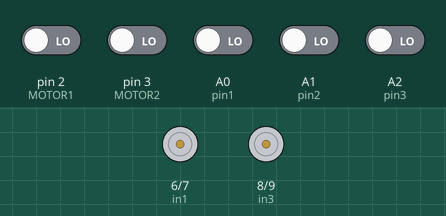
Simulated run of this sketch. Board: Arduino Uno, built with avr-gcc and run on an emulated ATmega328P. On the bench: motor-driver pin pairs drawn as motors (green arrow = first pin HIGH = forward, orange = second pin HIGH = backward, longer = more drive, scaled by the enable pin). The inputs (shaded band) are chosen by the test bench; at power-on: A0 (pin1), A1 (pin2), A2 (pin3), pin 2 (MOTOR1), pin 3 (MOTOR2) LOW. What the sketch prints to the serial monitor is not drawn.

Above: at 1.2 s.
1.3 s: A1 (pin2) driven HIGH
At 2.3 s:
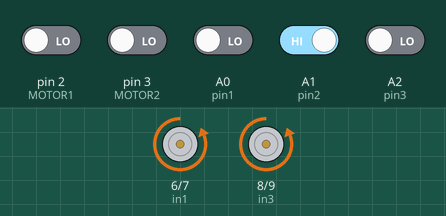
2.8 s: A0 (pin1) driven HIGH
At 3.4 s:
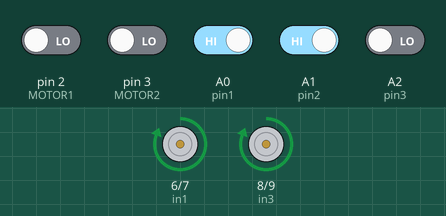
4.3 s: A2 (pin3) driven HIGH
At 4.6 s:
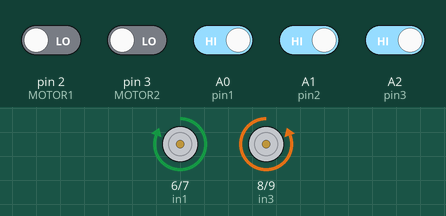
5.8 s: A0 (pin1) driven LOW
At 6.9 s:
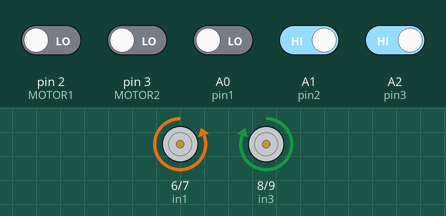
7.3 s: A1 (pin2) driven LOW
At 8.0 s:
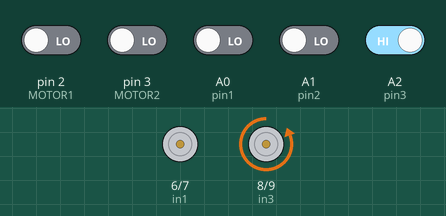
8.8 s: A2 (pin3) driven LOW
At 9.6 s:
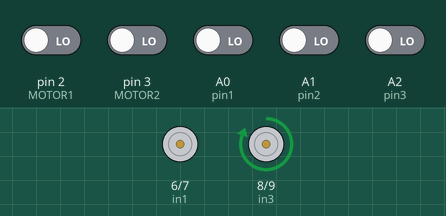
Timing chart, 0 to 11.3 s (numbered marks = the images above; inputs shaded):
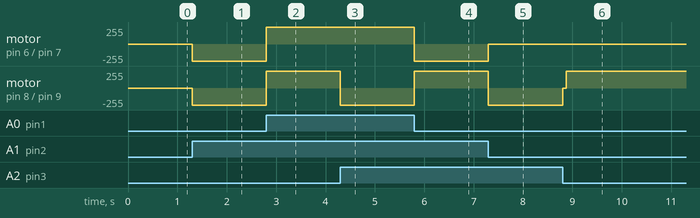

The sketch:

autonomous_return_home.ino
```cpp
#include "TimerOne.h"

const byte MOTOR1 = 2;  // Motor 1 Interrupt Pin - INT 0
const byte MOTOR2 = 3;  // Motor 2 Interrupt Pin - INT 1

// Integers for pulse counters
unsigned int counter1 = 0;
unsigned int counter2 = 0;

int resetPin=12;
int CLM[100];
int CRM[100];
String motion[100];
int i = 0;
int j = 0;
int k = 0;
int CC1 = 0;
int BC1 = 0;
int CF1 = 0;
int CC2 = 0;
int BC2 = 0;
int CF2 = 0;

int enA = 5;
int in1 = 6;
int in2 = 7;
int in3 = 8;
int in4 = 9;
int enB = 10;

String ccommand = "";
String pcommand = "";
String psymbolL = "";
String csymbolL = "";
String psymbolR = "";
String csymbolR = "";
int q=0;
int c=0;
int cflag=0;
int pflag=0;

void forward();
void backward();
void left();
void leftreverse();
void right();
void rightreverse();
void extremeleft();
void extremeright();
void hold();
void returnback();
void lastcommand();

void ISR_count1()
{
  counter1++;  // increment Motor 1 counter value
}

void ISR_count2()
{
  counter2++;  // increment Motor 2 counter value
}

void ISR_timerone()
{
  Timer1.detachInterrupt();  // hold the timer
//  Serial.print("Motor counter 1: ");
//  Serial.print(counter1);
//  Serial.print("       ");
//  Serial.print("Motor counter 2: ");
//  Serial.println(counter2);
  Timer1.attachInterrupt( ISR_timerone );  // Enable the timer
}

int pin1 = A0;
int pin2 = A1;
int pin3 = A2;

void setup(){
  Serial.begin(9600);
  pinMode(pin1, INPUT);
  pinMode(pin2, INPUT);
  pinMode(pin3, INPUT);
  pinMode(enA, OUTPUT);
  pinMode(in1, OUTPUT);
  pinMode(in2, OUTPUT);
  pinMode(in3, OUTPUT);
  pinMode(in4, OUTPUT);
  pinMode(enB, OUTPUT);
  digitalWrite(resetPin,HIGH);
  pinMode(resetPin, OUTPUT);

  Timer1.initialize(100000); // set timer for 0.1sec
  attachInterrupt(digitalPinToInterrupt (MOTOR1), ISR_count1, RISING);  // Increase counter 1 when speed sensor pin goes High
  attachInterrupt(digitalPinToInterrupt (MOTOR2), ISR_count2, RISING);  // Increase counter 2 when speed sensor pin goes High
  Timer1.attachInterrupt( ISR_timerone ); // Enable the timer
}

void loop(){
  if(q>0){
    if (cflag != pflag){
      processCounters();
    }
    else{
      // do nothing
    }
  }else{
    q=1;
  }
  int x = digitalRead(pin1);
  int y = digitalRead(pin2);
  int z = digitalRead(pin3);

  if (x==1 && y==1 && z==1){ /// forward
    cflag=1;
    ccommand="forward";
    csymbolR=" +";
    csymbolL=" +";
    forward();
  }
  else if (x==0 && y==1 && z==1){  /// backward
    cflag=2;
    ccommand="backward";
    csymbolR=" -";
    csymbolL=" -";
    backward();
  }
  else if (x==1 && y==0 && z==1){  /// left
    cflag=3;
    ccommand="left";
    csymbolR=" +";
    csymbolL=" +";
    left();
  }
  else if (x==0 && y==0 && z==1){  /// right
    cflag=4;
    ccommand="right";
    csymbolR=" +";
    csymbolL=" +";
    right();
  }
  else if (x==1 && y==1 && z==0){  /// extreme left
    cflag=5;
    ccommand="extremeleft";
    csymbolR=" -";
    csymbolL=" +";
    extremeleft();
  }
  else if (x==0 && y==1 && z==0){  /// extreme right
    cflag=6;
    ccommand="extremeright";
    csymbolR=" +";
    csymbolL=" -";
    extremeright();
  }
  else if (x==1 && y==0 && z==0){  /// hold
    hold();
  }
  else if (x==0 && y==0 && z==0){  /// return back
    if(k==0){
      hold();
    }else{
      lastcommand();
      returnback();
    }
  }
}

void processCounters(){
  pflag=cflag;
  CC1=counter1;
  CF1=CC1-BC1;
  BC1=CC1;
  CC2=counter2;
  CF2=CC2-BC2;
  BC2=CC2;
  if (c>0){
    CLM[i]=CF1;
    CRM[j]=CF2;
    motion[k]=pcommand;
    Serial.print(pcommand);
    Serial.print(psymbolR);
    Serial.print(CLM[i]);
    Serial.print(" , ");
    Serial.print(psymbolL);
    Serial.println(CRM[j]);
    pcommand=ccommand;
    psymbolR=csymbolR;
    psymbolL=csymbolL;
    i=i+1;
    j=j+1;
    k=k+1;
    motion[k]=ccommand;
  }else{
    c=1;
    pcommand=ccommand;
    psymbolR=csymbolR;
    psymbolL=csymbolL;
  }
}
void lastcommand(){
  CC1=counter1;
  CF1=CC1-BC1;
  CC2=counter2;
  CF2=CC2-BC2;
  CLM[i]=CF1;
  CRM[j]=CF2;
  Serial.print(pcommand);
  Serial.print(psymbolR);
  Serial.print(CLM[i]);
  Serial.print(" , ");
  Serial.print(psymbolL);
  Serial.println(CRM[j]);
}

void forward(){
  analogWrite(enA, 255);
  digitalWrite(in1, HIGH);
  digitalWrite(in2, LOW);
  digitalWrite(in3, LOW);
  digitalWrite(in4, HIGH);
  analogWrite(enB, 255);
}

void backward(){
  analogWrite(enA, 255);
  digitalWrite(in1, LOW);
  digitalWrite(in2, HIGH);
  digitalWrite(in3, HIGH);
  digitalWrite(in4, LOW);
  analogWrite(enB, 255);
}
void right(){
  analogWrite(enA, 255);
  digitalWrite(in1, LOW);
  digitalWrite(in2, LOW);
  digitalWrite(in3, LOW);
  digitalWrite(in4, HIGH);
  analogWrite(enB, 255);
}
void rightreverse(){
  analogWrite(enA, 255);
  digitalWrite(in1, LOW);
  digitalWrite(in2, LOW);
  digitalWrite(in3, HIGH);
  digitalWrite(in4, LOW);
  analogWrite(enB, 255);
}
void left(){
  analogWrite(enA, 255);
  digitalWrite(in1, HIGH);
  digitalWrite(in2, LOW);
  digitalWrite(in3, LOW);
  digitalWrite(in4, LOW);
  analogWrite(enB, 255);
}
void leftreverse(){
  analogWrite(enA, 255);
  digitalWrite(in1, LOW);
  digitalWrite(in2, HIGH);
  digitalWrite(in3, LOW);
  digitalWrite(in4, LOW);
  analogWrite(enB, 255);
}
void extremeleft(){
  analogWrite(enA, 255);
  digitalWrite(in1, HIGH);
  digitalWrite(in2, LOW);
  digitalWrite(in3, HIGH);
  digitalWrite(in4, LOW);
  analogWrite(enB, 255);
}
void extremeright(){
  analogWrite(enA, 255);
  digitalWrite(in1, LOW);
  digitalWrite(in2, HIGH);
  digitalWrite(in3, LOW);
  digitalWrite(in4, HIGH);
  analogWrite(enB, 255);
}
void hold(){
  analogWrite(enA, 255);
  digitalWrite(in1, LOW);
  digitalWrite(in2, LOW);
  digitalWrite(in3, LOW);
  digitalWrite(in4, LOW);
  analogWrite(enB, 255);
}

void returnback(){
  hold();
  for (int fori=0; fori<i+1; fori++){
    Serial.print(CLM[fori]);
    Serial.print(" , ");
  }
  Serial.println("");
  for (int forj=0; forj<j+1; forj++){
    Serial.print(CRM[forj]);
    Serial.print(" , ");
  }
  Serial.println("");
  for (int fork=0; fork<k+1; fork++){
    Serial.print(motion[fork]);
    Serial.print(",");
  }

  int v=i;
  for (int p=k; p<k+1 && p>-1; p--){
    Serial.println("");
    Serial.println("im here in return loop");
//    Serial.println(motion[fork]);
    counter1=0;
    counter2=0;
    if(motion[p]=="forward"){
      while(CLM[v] >= counter1){
        Serial.print("forward");
        backward();
      }
    }
    else if(motion[p]=="backward"){
      while(CLM[v] >= counter1){
        Serial.print("backward");
        forward();
      }
    }
    else if(motion[p]=="right"){
      while(CLM[v] >= counter1){
        Serial.print("right");
        rightreverse();
      }
    }
    else if(motion[p]=="left"){ /// this is a lil changed
      while(CRM[v] >= counter2){
        Serial.print("left");
        leftreverse();
      }
    }
    else if(motion[p]=="extremeright"){
      while(CLM[v] >= counter1){
        Serial.print("extremeright");
        extremeleft();
      }
    }
    else if(motion[p]=="extremeleft"){
      while(CLM[v] >= counter1){
        Serial.print("extremeleft");
        extremeright();
      }
    }
    else{
      hold();
      Serial.println("else main hai");
    }
    v--;
    hold();
    delay(400);
  }
  hold();
  Serial.println("");
  Serial.println("returned back!");
  digitalWrite(resetPin,LOW);
}
```

Measured:
- after the input at 1.3 s, motor on pin 6 (in1) / pin 7 (in2), motor on pin 8 (in3) / pin 9 (in4): stopped → backward 255/255 at once
- after the input at 2.8 s, motor on pin 6 (in1) / pin 7 (in2), motor on pin 8 (in3) / pin 9 (in4): backward 255/255 → forward 255/255 at once
- after the input at 4.3 s, motor on pin 8 (in3) / pin 9 (in4): forward 255/255 → backward 255/255 at once
- after the input at 5.8 s, motor on pin 6 (in1) / pin 7 (in2): forward 255/255 → backward 255/255 at once; motor on pin 8 (in3) / pin 9 (in4): backward 255/255 → forward 255/255 at once
- after the input at 7.3 s, motor on pin 6 (in1) / pin 7 (in2): backward 255/255 → stopped at once; motor on pin 8 (in3) / pin 9 (in4): forward 255/255 → backward 255/255 at once
- after the input at 8.8 s, motor on pin 8 (in3) / pin 9 (in4): backward 255/255 → stopped at once, → forward 255/255 0.08 s later
